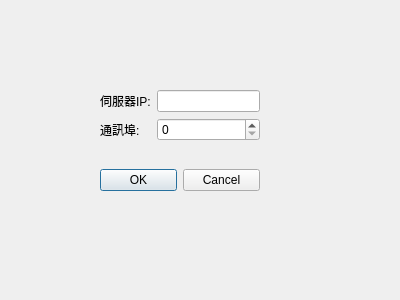
<?xml version="1.0" encoding="UTF-8"?>
<ui version="4.0">
 <class>Setting</class>
 <widget class="QWidget" name="Setting">
  <property name="geometry">
   <rect>
    <x>0</x>
    <y>0</y>
    <width>400</width>
    <height>300</height>
   </rect>
  </property>
  <property name="windowTitle">
   <string>Form</string>
  </property>
  <widget class="QWidget" name="verticalWidget" native="true">
   <property name="geometry">
    <rect>
     <x>100</x>
     <y>90</y>
     <width>160</width>
     <height>101</height>
    </rect>
   </property>
   <layout class="QVBoxLayout" name="verticalLayout">
    <item>
     <layout class="QGridLayout" name="gridLayout">
      <item row="0" column="0">
       <widget class="QLabel" name="label">
        <property name="text">
         <string>伺服器IP:</string>
        </property>
       </widget>
      </item>
      <item row="0" column="1">
       <widget class="QLineEdit" name="server_ip"/>
      </item>
      <item row="1" column="0">
       <widget class="QLabel" name="label_2">
        <property name="text">
         <string>通訊埠:</string>
        </property>
       </widget>
      </item>
      <item row="1" column="1">
       <widget class="QSpinBox" name="server_port"/>
      </item>
     </layout>
    </item>
    <item>
     <spacer name="verticalSpacer">
      <property name="orientation">
       <enum>Qt::Vertical</enum>
      </property>
      <property name="sizeHint" stdset="0">
       <size>
        <width>20</width>
        <height>40</height>
       </size>
      </property>
     </spacer>
    </item>
    <item>
     <widget class="QDialogButtonBox" name="buttonBox">
      <property name="standardButtons">
       <set>QDialogButtonBox::Cancel|QDialogButtonBox::Ok</set>
      </property>
     </widget>
    </item>
   </layout>
  </widget>
 </widget>
 <resources/>
 <connections/>
</ui>
